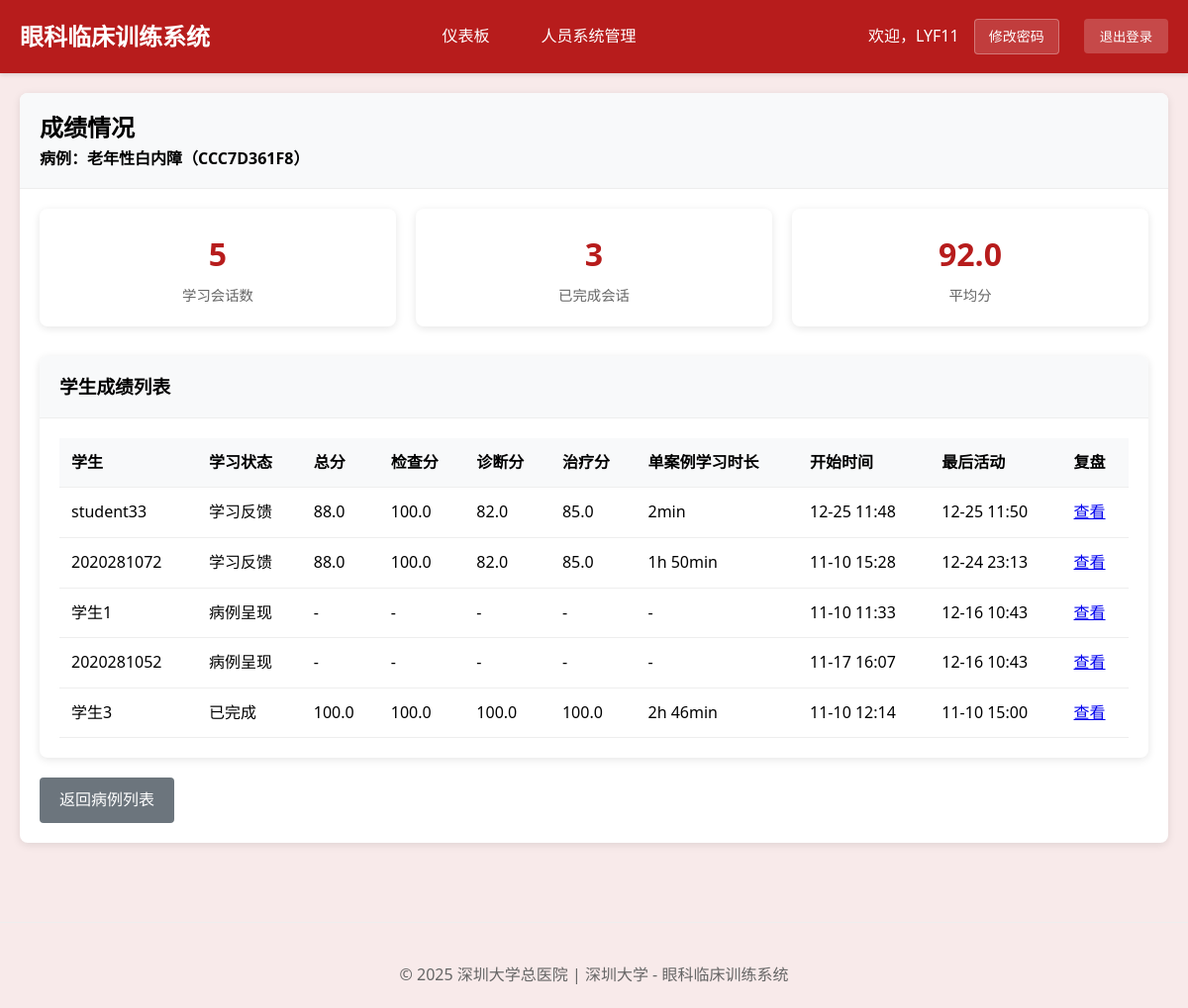
Screenshot of /teacher/clinical-cases/CCC7D361F8/scores/ (signed in) with the database file from the repository.
### cases/models.py (models this page shows, shortened)
class ClinicalCase(models.Model):
    title = models.CharField(max_length=200, verbose_name="案例标题")
    case_id = models.CharField(max_length=50, unique=True, verbose_name="案例编号")
    patient_age = models.IntegerField(verbose_name="患者年龄")
    patient_gender = models.CharField(max_length=10, choices=[('M', '男'), ('F', '女')], verbose_name="患者性别")
    chief_complaint = models.TextField(verbose_name="主诉")
    present_illness = models.TextField(verbose_name="现病史")
    past_history = models.TextField(blank=True, verbose_name="既往史")
    family_history = models.TextField(blank=True, verbose_name="家族史")
    visual_acuity = models.TextField(blank=True, verbose_name="视力", help_text="如：右眼0.3，左眼0.5")
    intraocular_pressure = models.TextField(blank=True, verbose_name="眼压", help_text="如：右眼15mmHg，左眼16mmHg")
    external_eye_exam = models.TextField(blank=True, verbose_name="眼外观检查", help_text="眼睑、眼球位置、运动等")
    pupil_exam = models.TextField(blank=True, verbose_name="瞳孔检查", help_text="瞳孔大小、形状、对光反应等")
    conjunctiva_exam = models.TextField(blank=True, verbose_name="结膜检查", help_text="结膜充血、水肿等")
    cornea_exam = models.TextField(blank=True, verbose_name="角膜检查", help_text="角膜透明度、表面等")
    learning_objectives = models.JSONField(verbose_name="学习目标", help_text="JSON格式存储多个学习目标")
    difficulty_level = models.CharField(
        max_length=20,
        choices=[('beginner', '初级'), ('intermediate', '中级'), ('advanced', '高级')],
        default='intermediate',
        verbose_name="难度等级"
    )
    is_active = models.BooleanField(default=True, verbose_name="是否启用")
    created_by = models.ForeignKey(User, on_delete=models.CASCADE, verbose_name="创建者")
    created_at = models.DateTimeField(auto_now_add=True, verbose_name="创建时间")
    updated_at = models.DateTimeField(auto_now=True, verbose_name="更新时间")
    case_images = models.JSONField(blank=True, null=True, verbose_name="案例图片", help_text="存储图片路径的JSON数组")
    class Meta:
        verbose_name = "临床案例"
        verbose_name_plural = "临床案例"
        ordering = ['-created_at']

class StudentClinicalSession(models.Model):
    student = models.ForeignKey(User, on_delete=models.CASCADE, verbose_name="学生")
    clinical_case = models.ForeignKey(ClinicalCase, on_delete=models.CASCADE, verbose_name="临床案例")
    session_status = models.CharField(
        max_length=30,  # 增加长度以适应最长的选项
        choices=[
            ('case_presentation', '病例呈现'),         # 步骤1: 呈现病例
            ('examination_selection', '检查选择'),     # 步骤2: 选择检查方法
            ('examination_results', '检查结果'),       # 步骤3: 查看检查图像结果
            ('diagnosis_reasoning', '诊断推理'),       # 步骤4: 诊断判断推理
            ('treatment_selection', '治疗选择'),       # 步骤5: 选择治疗方案
            ('learning_feedback', '学习反馈'),         # 步骤6: 学习反馈
            ('completed', '已完成')
        ],
        default='case_presentation',
        verbose_name="当前阶段"
    )
    selected_examinations = models.JSONField(default=list, verbose_name="已选检查项目")
    examination_images_viewed = models.JSONField(default=list, verbose_name="已查看的检查图像")
    selected_diagnosis = models.ForeignKey(DiagnosisOption, on_delete=SET_NULL, blank=True, null=True, verbose_name="选择的诊断")
    selected_diagnoses = models.JSONField(default=list, verbose_name="选中的多个诊断ID", help_text="支持鉴别诊断的多选功能")
    diagnosis_reasoning_text = models.TextField(blank=True, verbose_name="诊断推理过程",
                                               help_text="学生的诊断思路和推理过程")
    selected_treatments = models.JSONField(default=list, verbose_name="已选治疗方案")
    step_completion_status = models.JSONField(
        default=dict,
        verbose_name="步骤完成状态",
        help_text="记录每个步骤的完成情况：{step_name: {completed: bool, score: float, completion_time: datetime}}"
    )
    required_examinations_completed = models.BooleanField(default=False, verbose_name="必选检查是否完成")
    examination_selection_valid = models.BooleanField(default=False, verbose_name="检查选择是否有效")
    examination_score = models.FloatField(default=0.0, verbose_name="检查选择得分")
    diagnosis_score = models.FloatField(default=0.0, verbose_name="诊断准确性得分")
    treatment_score = models.FloatField(default=0.0, verbose_name="治疗方案得分")
    reasoning_score = models.FloatField(default=0.0, verbose_name="推理过程得分")
    overall_score = models.FloatField(default=0.0, verbose_name="总体得分")
    diagnosis_attempt_count = models.IntegerField(default=0, verbose_name="诊断尝试次数", help_text="记录学生诊断尝试的次数，用于循序渐进指导")
    diagnosis_guidance_level = models.IntegerField(default=0, verbose_name="指导级别", help_text="0=无提示，1=轻度提示，2=中度提示，3=强提示")
    time_spent = models.JSONField(default=dict, verbose_name="各阶段用时", help_text="JSON格式记录各阶段耗时")
    step_start_times = models.JSONField(default=dict, verbose_name="各步骤开始时间")
    started_at = models.DateTimeField(auto_now_add=True, verbose_name="开始时间")
    completed_at = models.DateTimeField(blank=True, null=True, verbose_name="完成时间")
    last_activity = models.DateTimeField(auto_now=True, verbose_name="最后活动时间")
    learning_notes = models.TextField(blank=True, verbose_name="学习笔记")
    reflection = models.TextField(blank=True, verbose_name="学习反思")
    session_data = models.JSONField(default=dict, verbose_name="会话数据",
                                   help_text="保存检查顺序、当前进度等临时数据")
    class Meta:
        verbose_name = "学生临床会话"
        verbose_name_plural = "学生临床会话"
        ordering = ['-started_at']
        unique_together = ['student', 'clinical_case']

### cases/views.py (the view)
# urls.py: path('teacher/clinical-cases/<str:case_id>/scores/', views.teacher_clinical_case_scores, name='teacher_clinical_case_scores'),
@login_required
@user_passes_test(is_teacher, login_url='login')
def teacher_clinical_case_scores(request, case_id):
    clinical_case = get_object_or_404(ClinicalCase, case_id=case_id)
    sessions_qs = (
        StudentClinicalSession.objects.select_related('student', 'clinical_case')
        .filter(clinical_case=clinical_case)
        .order_by('-last_activity')
    )
    from django.core.paginator import Paginator
    paginator = Paginator(sessions_qs, 50)
    page_number = request.GET.get('page')
    page_obj = paginator.get_page(page_number)
    items = []
    for session in page_obj:
        case_minutes = _get_session_study_time_minutes(session)
        items.append(
            {
                'session': session,
                'study_time': _format_minutes_as_hm(case_minutes) if isinstance(case_minutes, int) else '-',
            }
        )
    from django.db.models import Avg
    avg_score = (
        sessions_qs.filter(overall_score__gt=0)
        .aggregate(Avg('overall_score'))
        .get('overall_score__avg')
        or 0
    )
    context = {
        'clinical_case': clinical_case,
        'page_obj': page_obj,
        'items': items,
        'avg_score': float(avg_score or 0),
        'total_sessions': sessions_qs.count(),
        'completed_sessions': sessions_qs.filter(Q(session_status='completed') | Q(completed_at__isnull=False)).count(),
    }
    return render(request, 'teacher/clinical_case_scores.html', context)

### cases/views.py (called while the page is built)
def is_teacher(user):
    return user.groups.filter(name='Teachers').exists() or user.is_superuser

def _format_minutes_as_hm(total_minutes: int) -> str:
    total_minutes = int(total_minutes or 0)
    hours = total_minutes // 60
    minutes = total_minutes % 60
    if hours > 0:
        if minutes > 0:
            return f"{hours}h {minutes}min"
        return f"{hours}h"
    return f"{minutes}min"

def _parse_iso_dt(value):
    if not value:
        return None
    try:
        dt = timezone.datetime.fromisoformat(str(value).replace('Z', '+00:00'))
        if timezone.is_naive(dt):
            dt = timezone.make_aware(dt, timezone.get_current_timezone())
        return dt
    except Exception:
        return None

### cases/templates/teacher/clinical_case_scores.html (shortened to what this page needs)
{% extends 'base.html' %}
{% block content %}
<div class="card">
    <div class="card-header">
        <h2>成绩情况</h2>
        <p style="margin: 0;">病例：{{ clinical_case.title }}（{{ clinical_case.case_id }}）</p>
    </div>
    <div class="card-body">
        <div class="stats-grid" style="grid-template-columns: repeat(3, 1fr);">
            <div class="stat-card">
                <div class="stat-number">{{ total_sessions }}</div>
                <div class="stat-label">学习会话数</div>
            </div>
            <div class="stat-card">
                <div class="stat-number">{{ completed_sessions }}</div>
                <div class="stat-label">已完成会话</div>
            </div>
            <div class="stat-card">
                <div class="stat-number">{% if avg_score > 0 %}{{ avg_score|floatformat:1 }}{% else %}0{% endif %}</div>
                <div class="stat-label">平均分</div>
            </div>
        </div>
        <div class="card" style="margin-top: 20px;">
            <div class="card-header">
                <h3>学生成绩列表</h3>
            </div>
            <div class="card-body">
                {% if items %}
                <table class="table">
                    <thead>
                        <tr>
                            <th>学生</th>
                            <th>学习状态</th>
                            <th>总分</th>
                            <th>检查分</th>
                            <th>诊断分</th>
                            <th>治疗分</th>
                            <th>单案例学习时长</th>
                            <th>开始时间</th>
                            <th>最后活动</th>
                            <th>复盘</th>
                        </tr>
                    </thead>
                    <tbody>
                        {% for item in items %}
                        <tr>
                            <td>{{ item.session.student.get_full_name|default:item.session.student.username }}</td>
                            <td>{{ item.session.get_session_status_display|default:item.session.session_status }}</td>
                            <td>{% if item.session.overall_score %}{{ item.session.overall_score|floatformat:1 }}{% else %}-{% endif %}</td>
                            <td>{% if item.session.examination_score %}{{ item.session.examination_score|floatformat:1 }}{% else %}-{% endif %}</td>
                            <td>{% if item.session.diagnosis_score %}{{ item.session.diagnosis_score|floatformat:1 }}{% else %}-{% endif %}</td>
                            <td>{% if item.session.treatment_score %}{{ item.session.treatment_score|floatformat:1 }}{% else %}-{% endif %}</td>
                            <td>{{ item.study_time }}</td>
                            <td>{{ item.session.started_at|date:"m-d H:i" }}</td>
                            <td>{{ item.session.last_activity|date:"m-d H:i"|default:"-" }}</td>
                            <td>
                                <a href="{% url 'teacher_session_review' item.session.id %}">查看</a>
                            </td>
                        </tr>
                        {% endfor %}
                    </tbody>
                </table>
                {% else %}
                    <p style="color: #666;">暂无学习记录</p>
                {% endif %}
            </div>
        </div>
        <div style="margin-top: 20px;">
            <a href="{% url 'teacher_clinical_case_list' %}" class="btn secondary">返回病例列表</a>
        </div>
    </div>
</div>
{% endblock %}

### cases/templates/base.html (shortened to what this page needs)
{% load static %}
<!DOCTYPE html>
<html lang="zh-cn">
<head>
    <link rel="stylesheet" href="https://cdnjs.cloudflare.com/ajax/libs/font-awesome/6.0.0/css/all.min.css">
</head>
<body>
    <header class="header">
        <div class="nav-container">
            <div class="logo">眼科临床训练系统</div>
            {% if user.is_authenticated %}
            <nav class="nav-links">
                {% if user.groups.all.0.name == 'Teachers' or user.is_superuser %}
                    <a href="{% url 'teacher_dashboard' %}">仪表板</a>
                    <a href="{% url 'system_management' %}">人员系统管理</a>
                {% else %}
                    <a href="{% url 'student_dashboard' %}">我的学习</a>
                    <a href="{% url 'clinical_case_list' %}">临床推理学习</a>
                    <a href="{% url 'student_learning_notes' %}">学习笔记</a>
                {% endif %}
            </nav>
            <div class="user-info">
                <span>欢迎，{{ user.get_full_name|default:user.username }}</span>
                <a href="{% url 'change_password' %}" class="change-password-btn" style="margin-right: 10px;">修改密码</a>
                <form method="post" action="{% url 'logout' %}" style="display: inline;">
                    <button type="submit" class="logout-btn">退出登录</button>
                </form>
            </div>
            {% endif %}
        </div>
    </header>
    <main class="container">
        {% block content %}{% endblock %}
    </main>
    <footer class="footer">
        <p>&copy; 2025 深圳大学总医院 | 深圳大学 - 眼科临床训练系统</p>
    </footer>
</body>
</html>

### cases/templates/base.html (style rules this page uses)
* { margin: 0; padding: 0; box-sizing: border-box; }
body { font-family: 'Segoe UI', Tahoma, Geneva, Verdana, sans-serif; background: #f8eaea; line-height: 1.6; }
.header { background: #b71c1c; color: white; padding: 1rem 0; box-shadow: 0 2px 4px rgba(0,0,0,0.1); }
.nav-container { max-width: 1200px; margin: 0 auto; padding: 0 20px; display: flex; justify-content: space-between; align-items: center; }
.logo { font-size: 1.5rem; font-weight: bold; }
.nav-links { display: flex; gap: 20px; }
.nav-links a { color: white; text-decoration: none; padding: 8px 16px; border-radius: 4px; transition: background 0.3s; }
.user-info { display: flex; align-items: center; gap: 15px; }
.change-password-btn { background: rgba(255,255,255,0.15); color: white; border: 1px solid rgba(255,255,255,0.3); padding: 6px 14px; border-radius: 4px; cursor: pointer; text-decoration: none; font-size: 14px; display: inline-block; }
.logout-btn { background: rgba(255,255,255,0.2); color: white; border: none; padding: 8px 16px; border-radius: 4px; cursor: pointer; text-decoration: none; }
.container { max-width: 1200px; margin: 0 auto; padding: 20px; }
.btn { display: inline-block; padding: 10px 20px; background: #b71c1c; color: white; text-decoration: none; border-radius: 4px; border: none; cursor: pointer; transition: background 0.3s; }
.btn.secondary { background: #6c757d; }
.card { background: white; border-radius: 8px; box-shadow: 0 2px 8px rgba(0,0,0,0.1); margin-bottom: 20px; }
.card-header { padding: 16px 20px; border-bottom: 1px solid #eee; font-weight: bold; background: #f8f9fa; border-radius: 8px 8px 0 0; }
.card-body { padding: 20px; }
.table { width: 100%; border-collapse: collapse; }
.table th, .table td { padding: 12px; text-align: left; border-bottom: 1px solid #eee; }
.table th { background: #f8f9fa; font-weight: bold; }
.footer { text-align: center; color: #666; padding: 40px 0 20px 0; margin-top: 40px; border-top: 1px solid #eee; }
.stats-grid { display: grid; grid-template-columns: repeat(auto-fit, minmax(200px, 1fr)); gap: 20px; margin-bottom: 30px; }
.stat-card { background: white; padding: 20px; border-radius: 8px; text-align: center; box-shadow: 0 2px 8px rgba(0,0,0,0.1); }
.stat-number { font-size: 2rem; font-weight: bold; color: #b71c1c; margin-bottom: 5px; }
.stat-label { color: #666; font-size: 0.9rem; }

### rows the page displays
ClinicalCase: title "老年性白内障", case_id "CCC7D361F8"
StudentClinicalSession: session.student.get_full_name "student33", session.session_status "学习反馈", session.overall_score "88.0", session.examination_score "100.0", session.diagnosis_score "82.0", session.treatment_score "85.0", study_time "2min", session.started_at "12-25 11:48", session.last_activity "12-25 11:50"
StudentClinicalSession: session.student.get_full_name "2020281072", session.session_status "学习反馈", session.overall_score "88.0", session.examination_score "100.0", session.diagnosis_score "82.0", session.treatment_score "85.0", study_time "1h 50min", session.started_at "11-10 15:28", session.last_activity "12-24 23:13"
StudentClinicalSession: session.student.get_full_name "学生1", session.session_status "病例呈现", study_time "-", session.started_at "11-10 11:33", session.last_activity "12-16 10:43"
StudentClinicalSession: session.student.get_full_name "2020281052", session.session_status "病例呈现", study_time "-", session.started_at "11-17 16:07", session.last_activity "12-16 10:43"
StudentClinicalSession: session.student.get_full_name "学生3", session.session_status "已完成", session.overall_score "100.0", session.examination_score "100.0", session.diagnosis_score "100.0", session.treatment_score "100.0", study_time "2h 46min", session.started_at "11-10 12:14", session.last_activity "11-10 15:00"

### other values shown
{{ user.get_full_name|default:user.username }} "LYF11"
{{ total_sessions }} "5"
{{ completed_sessions }} "3"
{{ avg_score|floatformat:1 }} "92.0"
